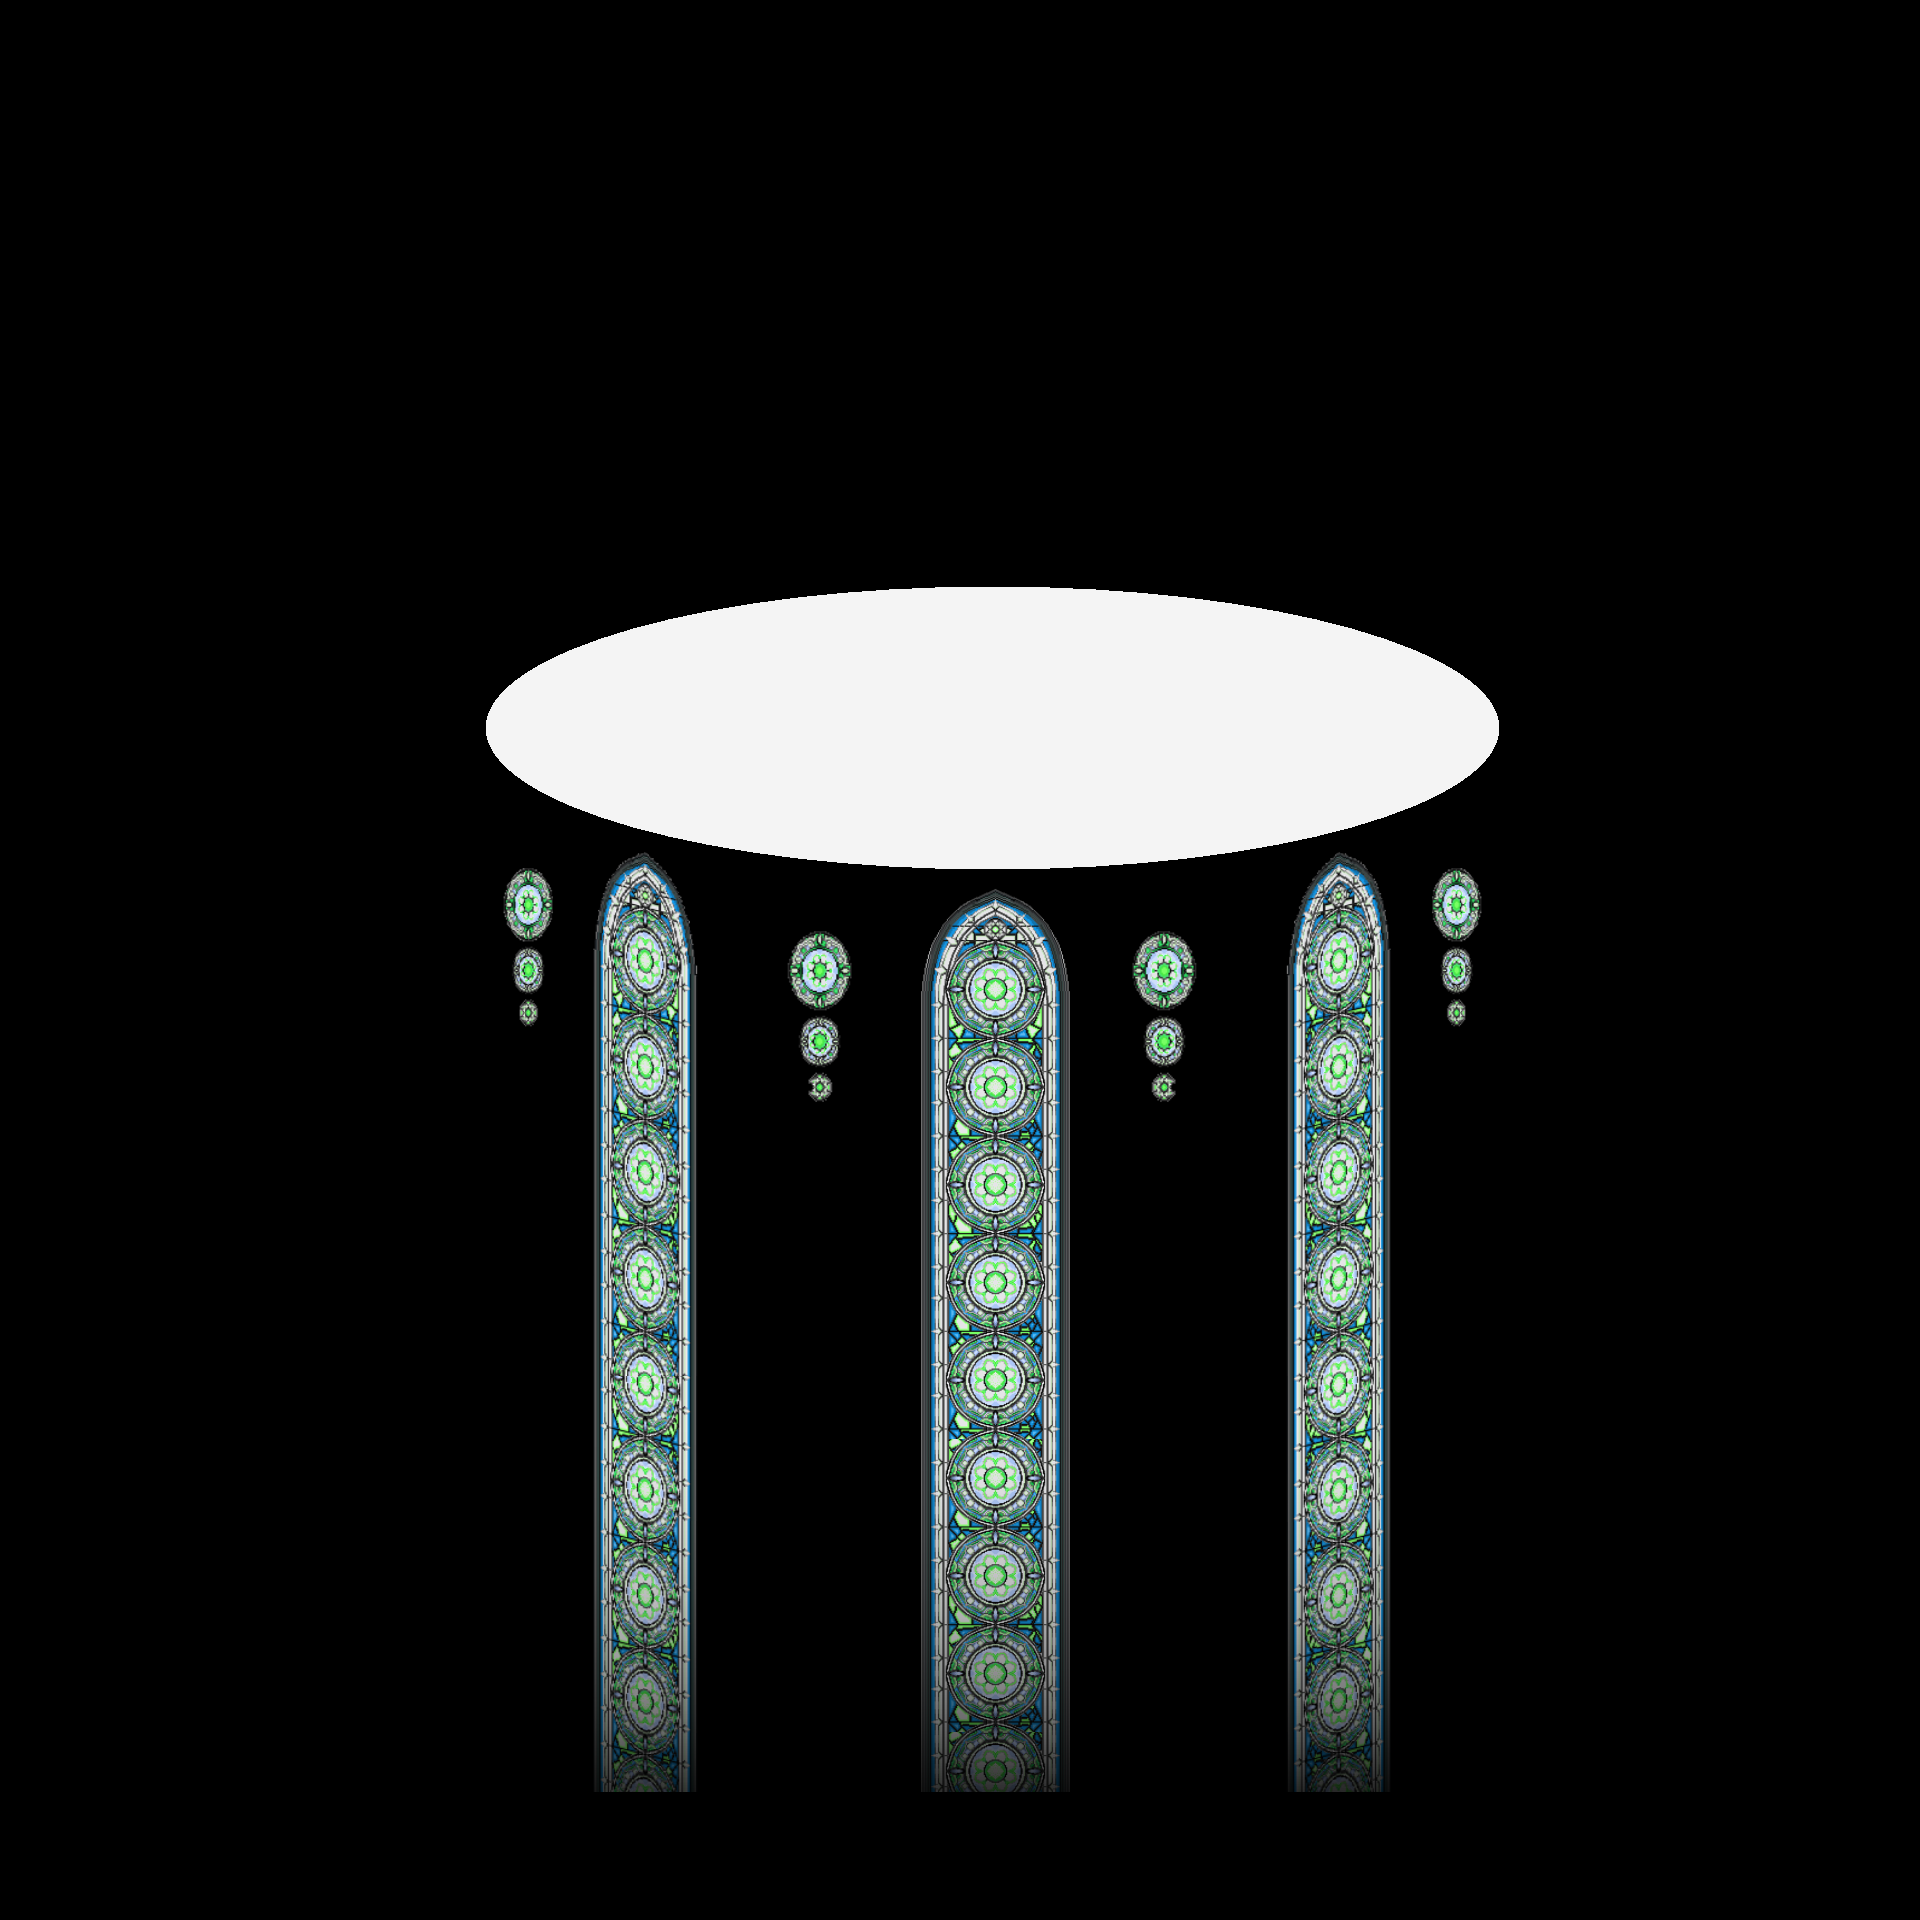

A 2D game scene composited from a Tiled map and its tileset images. What follows is a short description and the map's XML, with each tile layer's data collapsed to a summary:
An orthogonal 60x60 tile map with 32x32 px tiles, 3 tile layers (Station1, Station2, Copy of Station2), 3 tilesets.

<map version="1.0" orientation="orthogonal" width="60" height="60" tilewidth="32" tileheight="32">
 <tileset firstgid="1" name="Station" tilewidth="32" tileheight="32">
  <image source="Station.png" width="1024" height="800" />
 </tileset>
 <tileset firstgid="801" name="AtlantisTop" tilewidth="32" tileheight="32">
  <image source="AtlantisTop.png" width="1024" height="320" />
 </tileset>
 <tileset firstgid="1121" name="StationExtender" tilewidth="32" tileheight="32">
  <image source="StationExtender.png" width="1024" height="480" />
 </tileset>
 <layer name="Station1" width="60" height="60">
  <data>[3600 cells, 800 non-empty, 800 distinct tile ids]</data>
 </layer>
 <layer name="Station2" width="60" height="60">
  <data>[3600 cells, 416 non-empty, 416 distinct tile ids]</data>
 </layer>
 <layer name="Copy of Station2" width="60" height="60">
  <data>[3600 cells, 416 non-empty, 416 distinct tile ids]</data>
 </layer>
</map>
